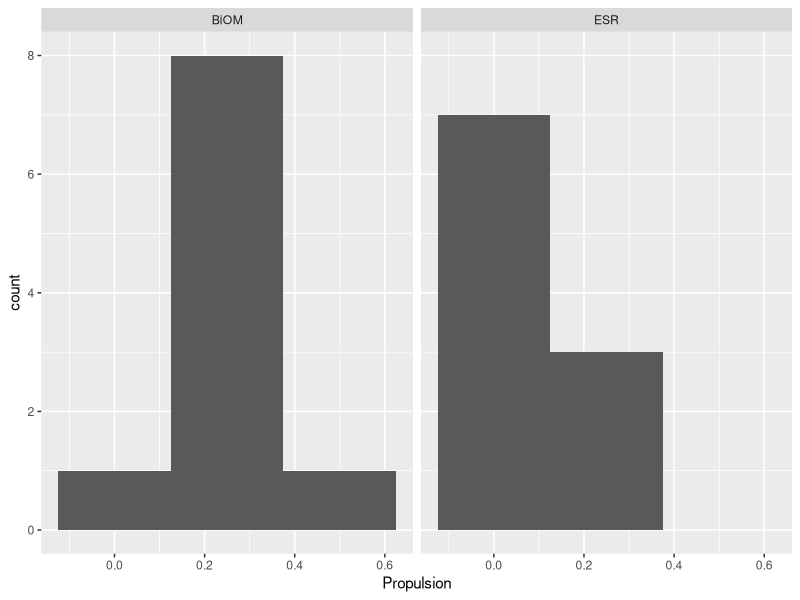
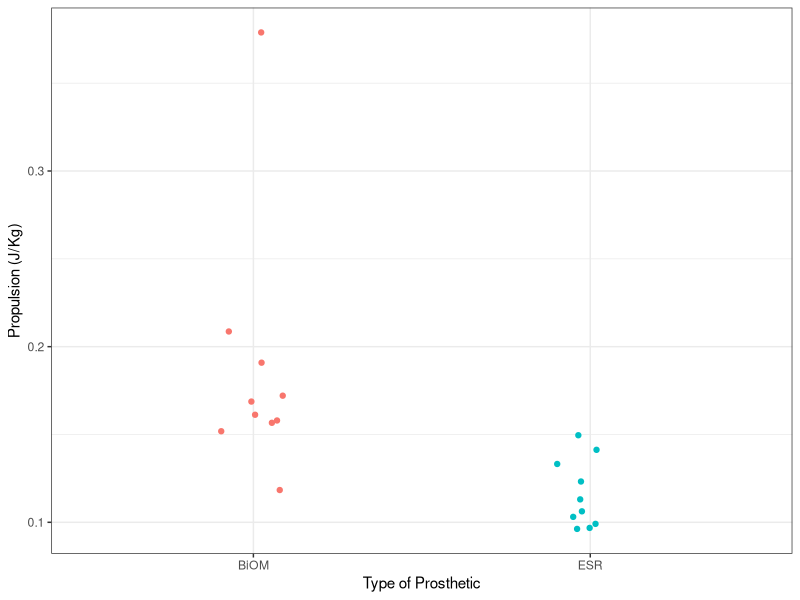
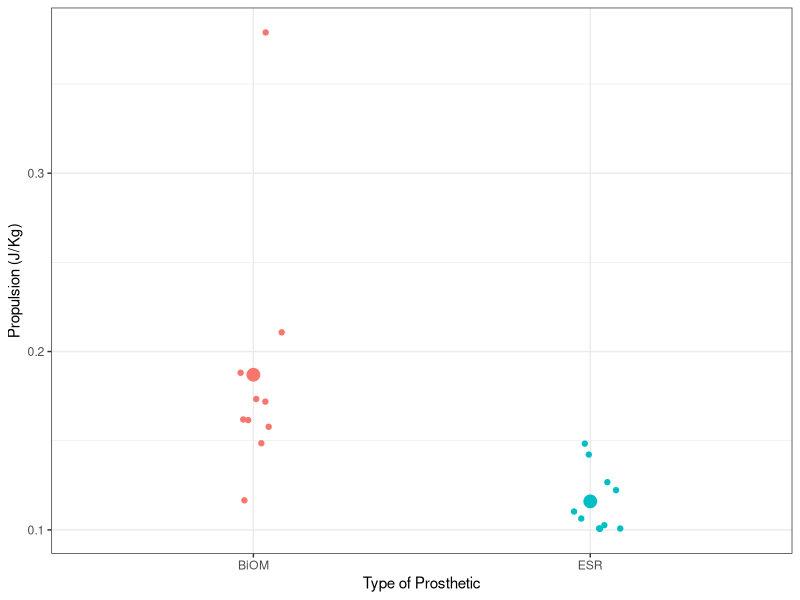
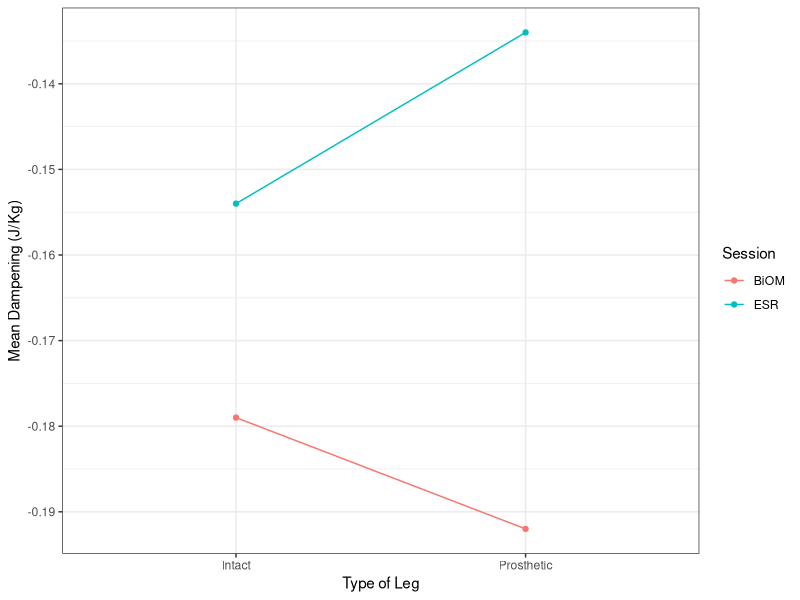
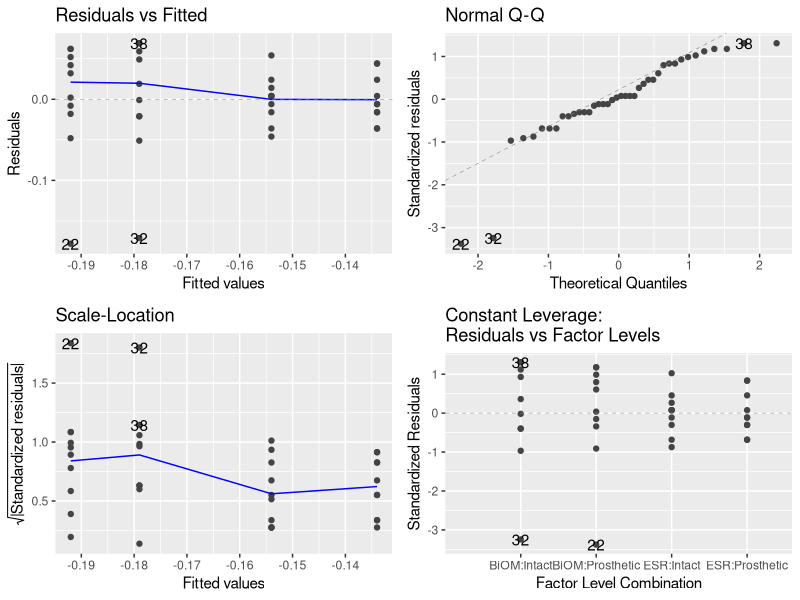
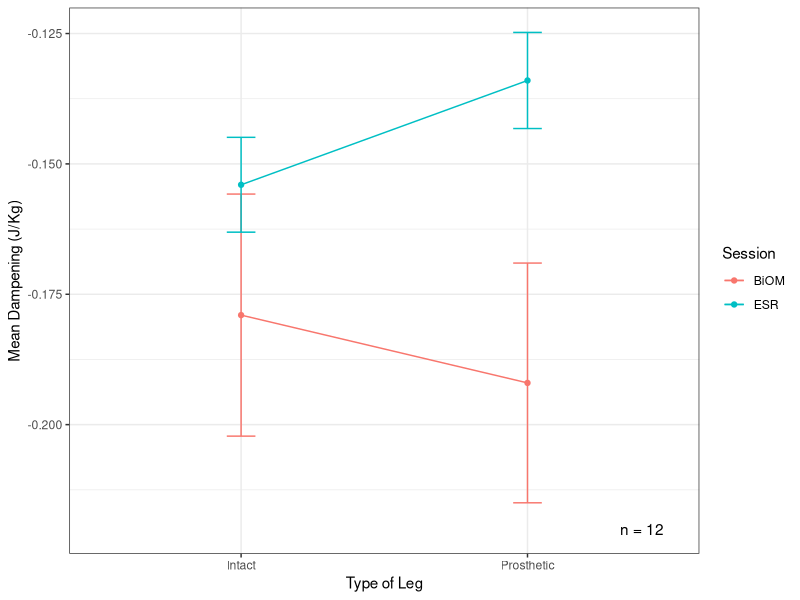
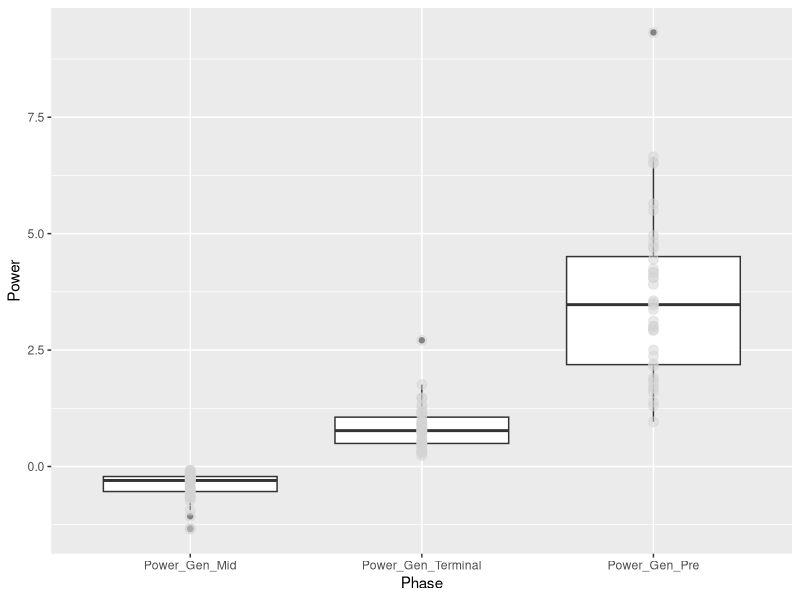
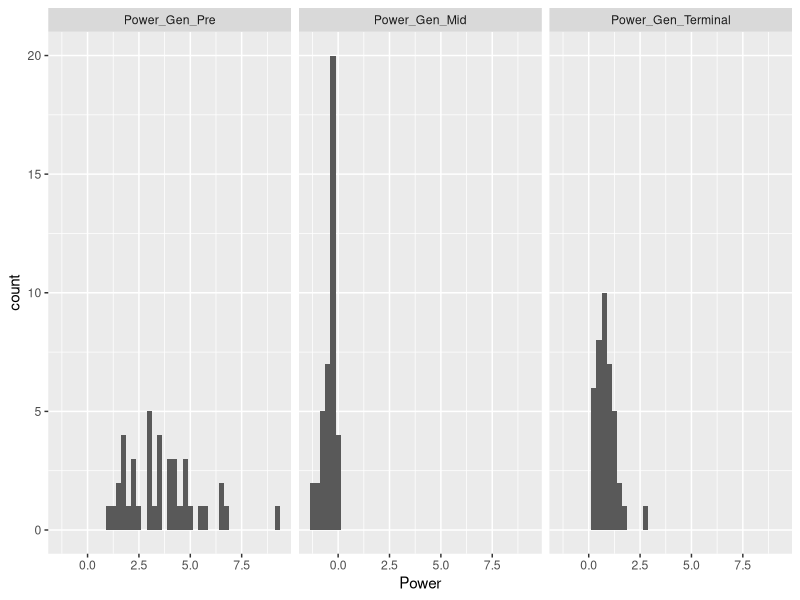

Write R code to recreate these figures, in order.
## ---- chunk 1
# clear R's environment
rm(list = ls())

# import the modules that we need
library(dplyr)
library(ggplot2)
library(tidyr)
library(ggfortify)
library(here)
## ---- chunk 2
DF <- read.csv(here("Data", "Processed", "processed_prosthetic_analysis.csv"))
## ---- chunk 3
# make a histogram of the propulsion based on prosthetic type
ggplot(filter(DF, Side == "Prosthetic"), aes(x = Propulsion))+
    geom_histogram(binwidth = 0.25)+
    facet_wrap(~Session)
## ---- chunk 4
# separate the prosthetic data from the data corresponding to the intact leg data.
DF_prosthetic <- DF %>% filter(Side == "Prosthetic")

# take a look to check the structure of the new data frame
glimpse(DF_prosthetic)
## ---- chunk 5
# perform two sample t test
t.test(Propulsion ~ Session, data = DF_prosthetic)
## ---- chunk 6
# calculate the means propulsion values
meanpropDF<-DF_prosthetic %>% group_by(Session) %>% summarise(
     meanProp = mean(Propulsion))

# make a scatter plot comparing the distribution of propulsion values between the active and passive prostheses
propscatter <- ggplot(DF_prosthetic, aes(Session, Propulsion, colour = Session), size = 3, alpha = 0.5)+
  xlab("Type of Prosthetic")+
  ylab("Propulsion (J/Kg)")+
  geom_jitter(width = 0.1)+
  theme_bw()+
  theme(legend.position="none")

propscatter

propscatter+
geom_point(meanpropDF, mapping = aes(Session, meanProp), size = 4, alpha = 1)
## ---- chunk 7
# convert the Session and the Side categories to factor data and take a look at the variables
DF$Session <- as.factor(DF$Session)
DF$Side <- as.factor(DF$Side)

levels(DF$Session)
levels(DF$Side)
## ---- chunk 8
meanDF <- DF %>% group_by(Side, Session) %>% summarise(meanDampening = mean(Braking))
## ---- chunk 9
# Add color to the plot to show the differences between the different types of prostheses compared to the intact leg
ggplot(meanDF, aes(Side, meanDampening, color = Session, group = Session))+
     geom_point()+
     geom_line()+
     theme_bw()+
     ylab("Mean Dampening (J/Kg)")+
     xlab("Type of Leg")
## ---- chunk 10
# use the lm() function to create the model
model_dampening <- lm(Braking ~ Session+Side+Session*Side, data = DF)
## ---- chunk 11
autoplot(model_dampening, smooth.color = NA)
## ---- chunk 12
# generate ANOVA table
anova(model_dampening)
## ---- chunk 13
# take a look at the summary and comparisons between the specific conditions
summary.lm(model_dampening)
## ---- chunk 14
# grab the standard error values to report

sumDF<-DF %>% group_by(Side, Session) %>% summarise(
     meanDamp = mean(Braking),
     seDamp = sd(Braking)/sqrt(sum(!is.na(Braking)))
)

# create scatterplot with error bars
ggplot(sumDF, aes(Side, meanDamp, color = Session, group = Session))+
     geom_point()+
     geom_line()+
     geom_errorbar(aes(ymin = meanDamp - seDamp,
                       ymax = meanDamp + seDamp), width = 0.1)+
     theme_bw()+
    xlab("Type of Leg")+
    ylab("Mean Dampening (J/Kg)")+
    annotate("text", x = 2.4 , y = -0.22,
    label = "n = 12")
## ---- chunk 15
# convert the data to long format
DF_long <- pivot_longer(DF, names_to = "Phase", cols = Power_Gen_Pre:Power_Gen_Terminal,  values_to = "Power")

# convert the phase data from character data to factor data
DF_long$Phase <- as.factor(DF_long$Phase)
levels(DF_long$Phase)

# relevel the Phase factor to put the levels in the correct order which should be midstance, terminalstance, preswing
DF_long$Phase <- factor(DF_long$Phase, levels=c('Power_Gen_Mid', 'Power_Gen_Terminal', 'Power_Gen_Pre'))
## ---- chunk 16
# make a boxplot of the data
ggplot(DF_long, aes(Phase, Power)) +
  geom_boxplot()+
  geom_point(size = 3, colour = 'lightgrey', alpha = 0.5)
## ---- chunk 17
is.ordered(DF_long$Phase)
## ---- chunk 18
levels(DF_long$Phase) #check the order of the levels before ordering

DF_long$Phase<-factor(DF_long$Phase, 
                      levels = c("Power_Gen_Pre", "Power_Gen_Mid", "Power_Gen_Terminal"),
                      ordered = TRUE)

is.ordered(DF_long$Phase)
## ---- chunk 19
# make a histogram of the power generated separated by phase
ggplot(DF_long, aes(x = Power))+
    geom_histogram(binwidth = 0.25)+
    facet_wrap(~Phase)
## ---- chunk 20
# Use the aov() function to generate a repeated ANOVA model
power_model <- aov(Power~Phase, data = DF_long)

power_model2 <- glm(Power~Phase, data = DF_long)
## ---- chunk 21
# check assumptions
autoplot(power_model, smooth.color = NA)

autoplot(power_model2, smooth.color = NA)
## ---- chunk 22
# run a summary of the model
summary(power_model)
## ---- chunk 23
# calculate the means and standard errors of these by group

sum_power <-DF_long %>% group_by(Phase) %>% summarise(
     meanPower = mean(Power),
     sePower = sd(Power)/sqrt(sum(!is.na(Power)))
)

# reassign the values of the different gait phases to make them show up nicer on the graph
sum_power$Phase <- recode(sum_power$Phase, Power_Gen_Mid = 'Midstance', 
                                       Power_Gen_Terminal = 'Terminal Stance',
                                       Power_Gen_Pre = 'Preswing')
## ---- chunk 24
# create scatterplot with error bars
ggplot(sum_power, aes(Phase, meanPower, color = Phase))+
     geom_point()+
     scale_color_manual(values = c("Midstance" = "Magenta",
                                "Terminal Stance" = "Blue",
                                "Preswing"="Dark Green"))+
     geom_line()+
     geom_errorbar(aes(ymin = meanPower - sePower,
                       ymax = meanPower + sePower), width = 0.1)+
    theme_bw()+
    geom_hline(yintercept=1.343, linetype='dotted', size = 0.8)+
    annotate("text", x =1.2, y = 1.343, label = "Mean Power Generated", vjust = -0.5, size = 3)
    theme(legend.position="none", )+
    xlab("Gait Phase")+
    ylab("Power Generated (J/Kg)")
    
    
